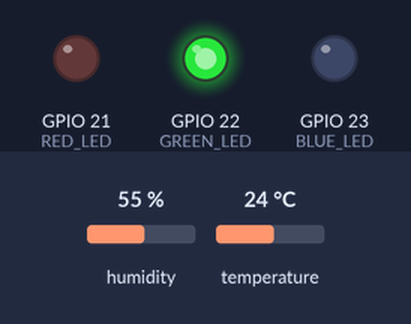
Bench run of a sketch on a simulated ESP32. Shown: output pins drawn as LEDs (lit = HIGH). The inputs (shaded band) are chosen by the test bench; at power-on: humidity 55 %, temperature 24 °C. WiFi joins after 1.5 s; servers stay silent unless stated; web services answer with replies made up by the test bench; what the sketch prints to the serial monitor is not drawn.

Above: at 3.2 s.
3.3 s: humidity set to 79 %
17.3 s: humidity set to 82 %
28.7 s: humidity set to 22 %
At 29.2 s:
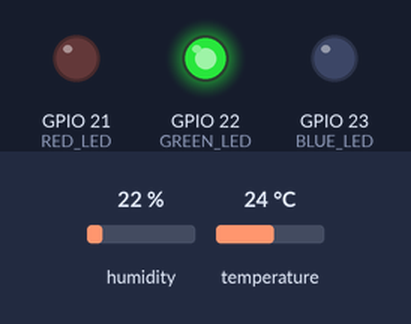
40.1 s: temperature set to 29 °C
51.5 s: temperature set to 32 °C
At 64.1 s:
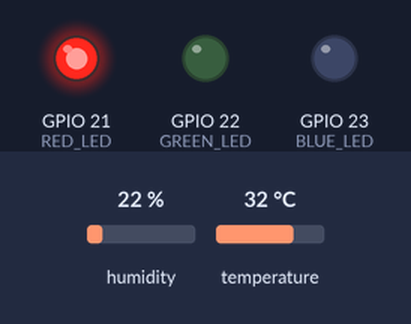
64.4 s: humidity set to 88 %
At 79.1 s:
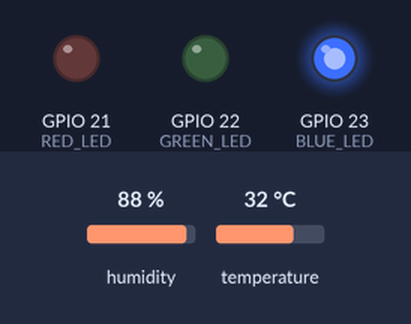
Timing chart, 0 to 79.4 s (numbered marks = the images above; inputs shaded):
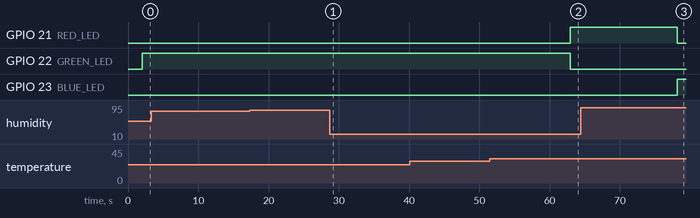

The sketch:

IOT_weather_monitoring.ino
```cpp
#include <WiFi.h>
#include <HTTPClient.h>
#include "DHT.h"

// WiFi credentials
const char* ssid = "Hnji";
const char* password = "12345677";

// ThingSpeak settings
const char* server = "http://api.thingspeak.com/update";
String apiKey = "ZC1HHV87I07TQLID";

#define DHTPIN 15
#define DHTTYPE DHT11
DHT dht(DHTPIN, DHTTYPE);

// LED pins
#define RED_LED    21
#define GREEN_LED  22
#define BLUE_LED   23

void setup() {
  Serial.begin(115200);
  dht.begin();

  pinMode(RED_LED, OUTPUT);
  pinMode(GREEN_LED, OUTPUT);
  pinMode(BLUE_LED, OUTPUT);

  WiFi.begin(ssid, password);
  Serial.print("Connecting to WiFi");

  while (WiFi.status() != WL_CONNECTED) {
    delay(1000);
    Serial.print(".");
  }

  Serial.println("\nConnected to WiFi!");
}

void loop() {
  float humidity = dht.readHumidity();
  float temperature = dht.readTemperature();

  if (isnan(humidity) || isnan(temperature)) {
    Serial.println("DHT read failed!");
    return;
  }

  Serial.print("Temp: ");
  Serial.print(temperature);
  Serial.print(" °C | Humidity: ");
  Serial.print(humidity);
  Serial.println(" %");

  // LED logic
  digitalWrite(RED_LED, LOW);
  digitalWrite(GREEN_LED, LOW);
  digitalWrite(BLUE_LED, LOW);

  if (humidity > 80) {
    digitalWrite(BLUE_LED, HIGH);
  } else if (temperature > 30) {
    digitalWrite(RED_LED, HIGH);
  } else {
    digitalWrite(GREEN_LED, HIGH);
  }

  // Send data to ThingSpeak
  if (WiFi.status() == WL_CONNECTED) {
    HTTPClient http;
    String url = String(server) + "?api_key=" + apiKey +
                 "&field1=" + String(temperature) +
                 "&field2=" + String(humidity);

    http.begin(url);
    int httpCode = http.GET();
    if (httpCode > 0) {
      Serial.println("Data sent to ThingSpeak.");
    } else {
      Serial.println("Failed to send data.");
    }
    http.end();
  }

  delay(15000);  // ThingSpeak accepts updates every 15 sec
}
```

Measured:
- the behaviour switches between 30 and 31 °C on temperature (found by bisection; images 1 and 2)
- after the input at 17.3 s, every drawn part: stays the same
- after the input at 28.7 s, GPIO 22 (GREEN_LED): stays HIGH (without the input it goes to LOW after 3.8 s); GPIO 23 (BLUE_LED): stays LOW (without the input it goes to HIGH after 3.8 s)
- after the input at 51.5 s, GPIO 21 (RED_LED): LOW → HIGH after 11.4 s; GPIO 22 (GREEN_LED): HIGH → LOW after 11.4 s
- after the input at 64.4 s, GPIO 21 (RED_LED): HIGH → LOW after 13.7 s; GPIO 23 (BLUE_LED): LOW → HIGH after 13.7 s
